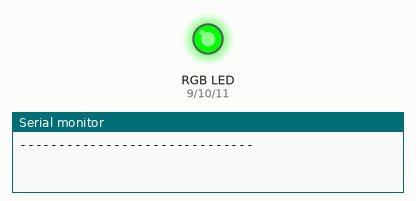
This sketch was run on a simulated Arduino Uno, built with avr-gcc and run on an emulated ATmega328P. Shown: an RGB LED mixed from three pins (HIGH = lit), the last lines printed to the serial monitor.

Above: at 0.1 s.
At 3.1 s:
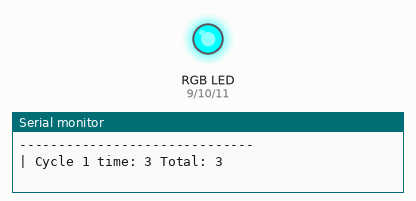
At 7.1 s:
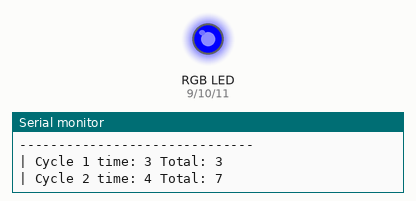
At 15.1 s:
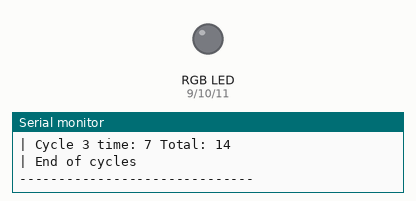
At 24.4 s:
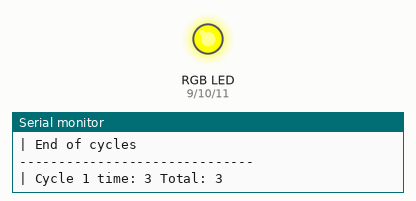
At 33.7 s:
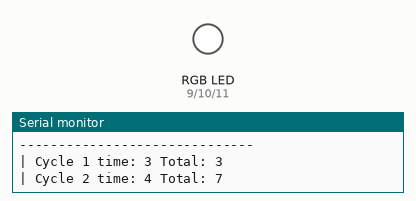
Timing chart, 0 to 36.5 s (numbered marks = the images above):
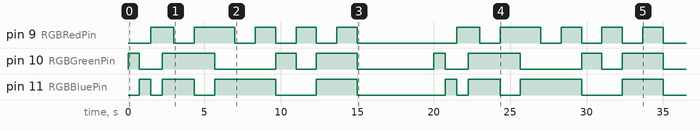

The sketch:

level-2.ino
```cpp
//   ________________________________________________________________________
//  /  Name: Kyler Visser              Level 2            Date: 20223-09-14  \
//  |                                                                        |
//  |                                Description                             |
//  |                                                                        |
//  |   This program utalizes pins 9, 10, and 11. It will connect to a RGB   |
//  |     LED and allow it to display multiple diffrent colors that are      |
//  |   hardcoded. The amount of time the LED displays a certain color is    |
//  |     decided dynamically by how much time we want the sequence to       |
//  |                                   take.                                |
//  \________________________________________________________________________/

//  ------------------------
//    Initalize vairables.
//  ------------------------
int RGBRedPin = 9;
int RGBGreenPin = 10;
int RGBBluePin = 11;
int maxShowTime = 15000;

//  ----------------------------------
//    Setup pins and Serial monitor.
//  ----------------------------------
void setup() {
    pinMode(RGBRedPin, OUTPUT);
    pinMode(RGBGreenPin, OUTPUT);
    pinMode(RGBBluePin, OUTPUT);
	Serial.begin(9600);
    Serial.println("------------------------------");
}

void loop() {
    unsigned long startTime = millis();

    //  ---------------------------------
    //    Display this cycle and output
    //        details to the user.
    //  ---------------------------------
    cycle("GBRW", 3); // Cycle 1
    Serial.print("| Cycle 1 time: ");
    Serial.print((millis() - startTime) / 1000);
    Serial.print(" Total: ");
    Serial.println((millis() - startTime) / 1000);

    //  ---------------------------------
    //    Display this cycle and output
    //        details to the user.
    //  ---------------------------------
    unsigned long start2 = millis();
    cycle("CYM", 4); // Cycle 2
    Serial.print("| Cycle 2 time: ");
    Serial.print((millis() - start2) / 1000);
    Serial.print(" Total: ");
    Serial.println((millis() - startTime) / 1000);

    //  ---------------------------------
    //    Display this cycle and output
    //        details to the user.
    //  ---------------------------------
    unsigned long start3 = millis();
    cycle("BMGRCW", 8); // Cycle 3
    Serial.print("| Cycle 3 time: ");
    Serial.print((millis() - start3) / 1000);
    Serial.print(" Total: ");
    Serial.println((millis() - startTime) / 1000);

    //  --------------------------
    //    Display End of Cycles.
    //  --------------------------
    Serial.println("| End of cycles\n------------------------------");
    delay(5000);
}

//  ------------------------
//    Run through a cycle.
//  ------------------------
void cycle(String strData, int totalTime) {
    totalTime = totalTime * 1000;
    for (int i=0; i<strData.length(); i++) {
        char data = strData[i];
        float timePerEach = totalTime/strData.length();
        if (data == 'R') {
            red(timePerEach);
        } else if (data == 'G') {
            green(timePerEach);
        } else if (data == 'B') {
            blue(timePerEach);
        } else if (data == 'M') {
            magenta(timePerEach);
        } else if (data == 'Y') {
            yellow(timePerEach);
        } else if (data == 'C') {
            cyan(timePerEach);
        } else if (data == 'W') {
            white(timePerEach);
        }

    }
}


//  ----------------
//    Display red.
//  ----------------
void red(float time) {
    digitalWrite(RGBRedPin, HIGH);
    delay(time);
    digitalWrite(RGBRedPin, LOW);
}


//  ------------------
//    Display Green.
//  ------------------
void green(float time) {
    digitalWrite(RGBGreenPin, HIGH);
    delay(time);
    digitalWrite(RGBGreenPin, LOW);
}

//  -----------------
//    Display Blue.
//  -----------------
void blue(float time) {
    digitalWrite(RGBBluePin, HIGH);
    delay(time);
    digitalWrite(RGBBluePin, LOW);
}


//  --------------------
//    Display Magenta.
//  --------------------
void magenta(float time) {
    digitalWrite(RGBRedPin, HIGH);
    digitalWrite(RGBBluePin, HIGH);
    delay(time);
    digitalWrite(RGBRedPin, LOW);
    digitalWrite(RGBBluePin, LOW);
}

//  -------------------
//    Display Yellow.
//  -------------------
void yellow(float time) {
    digitalWrite(RGBRedPin, HIGH);
    digitalWrite(RGBGreenPin, HIGH);
    delay(time);
    digitalWrite(RGBRedPin, LOW);
    digitalWrite(RGBGreenPin, LOW);
}

//  -----------------
//    Display Cyan.
//  -----------------
void cyan(float time) {
    digitalWrite(RGBBluePin, HIGH);
    digitalWrite(RGBGreenPin, HIGH);
    delay(time);
    digitalWrite(RGBBluePin, LOW);
    digitalWrite(RGBGreenPin, LOW);
}

//  ------------------
//    Display White.
//  ------------------
void white(float time) {
    digitalWrite(RGBRedPin, HIGH);
    digitalWrite(RGBBluePin, HIGH);
    digitalWrite(RGBGreenPin, HIGH);
    delay(time);
    digitalWrite(RGBRedPin, LOW);
    digitalWrite(RGBBluePin, LOW);
    digitalWrite(RGBGreenPin, LOW);
}
```

Measured:
- by itself, pin 9 (RGBRedPin): LOW → HIGH at 1.5 s, → LOW 1.5 s later, → HIGH 1.3 s later, → LOW 2.7 s later, … (20 changes in this stretch)
- by itself, pin 10 (RGBGreenPin): LOW → HIGH at 0.00 s, → LOW 0.75 s later, → HIGH 1.5 s later, → LOW 3.4 s later, … (16 changes in this stretch)
- by itself, pin 11 (RGBBluePin): LOW → HIGH at 0.75 s, → LOW 0.75 s later, → HIGH 0.75 s later, → LOW 2.1 s later, … (16 changes in this stretch)
